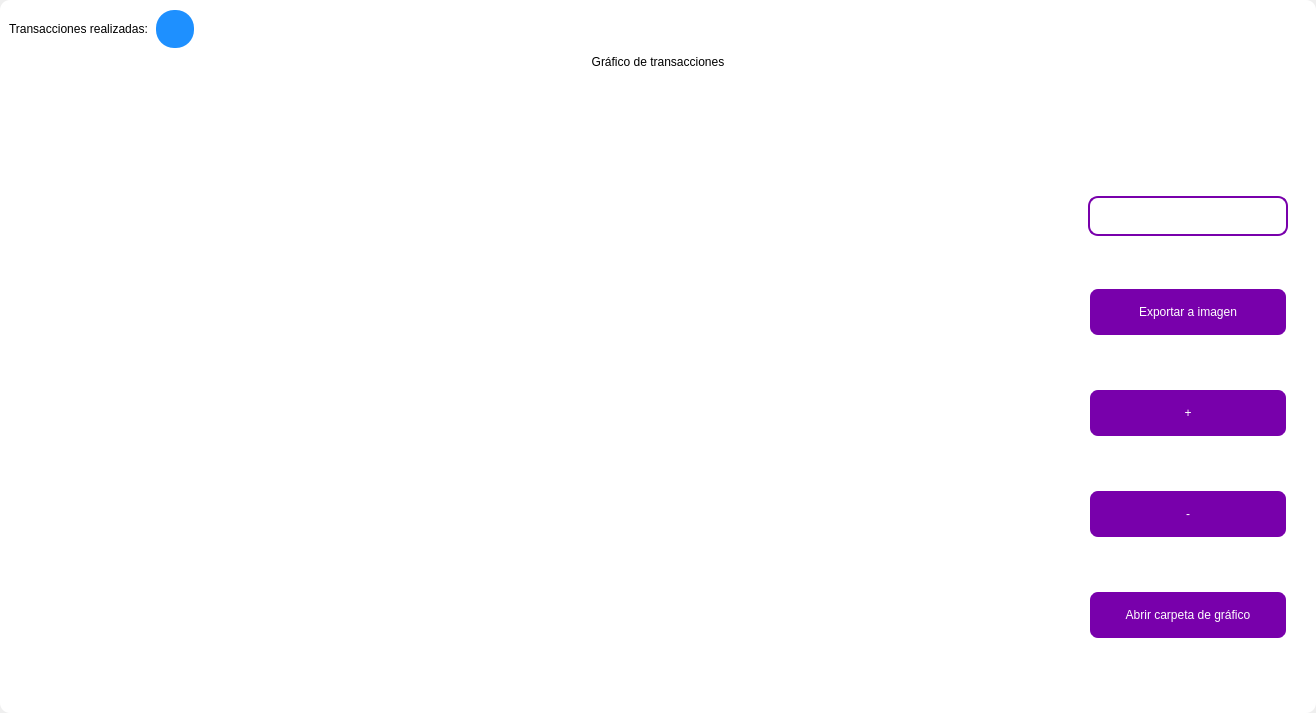
<?xml version="1.0" encoding="UTF-8"?>
<ui version="4.0">
 <class>MainWindow</class>
 <widget class="QMainWindow" name="MainWindow">
  <property name="geometry">
   <rect>
    <x>0</x>
    <y>0</y>
    <width>1316</width>
    <height>713</height>
   </rect>
  </property>
  <property name="windowTitle">
   <string>MainWindow</string>
  </property>
  <property name="styleSheet">
   <string notr="true"/>
  </property>
  <widget class="QWidget" name="centralwidget">
   <property name="styleSheet">
    <string notr="true"/>
   </property>
   <layout class="QVBoxLayout" name="verticalLayout">
    <property name="spacing">
     <number>0</number>
    </property>
    <property name="leftMargin">
     <number>0</number>
    </property>
    <property name="topMargin">
     <number>0</number>
    </property>
    <property name="rightMargin">
     <number>0</number>
    </property>
    <property name="bottomMargin">
     <number>0</number>
    </property>
    <item>
     <widget class="QFrame" name="frame">
      <property name="enabled">
       <bool>true</bool>
      </property>
      <property name="styleSheet">
       <string notr="true">
QFrame {
border-radius:10px;
	background-color: rgb(255, 255, 255);
 }
</string>
      </property>
      <property name="frameShape">
       <enum>QFrame::StyledPanel</enum>
      </property>
      <property name="frameShadow">
       <enum>QFrame::Raised</enum>
      </property>
      <layout class="QVBoxLayout" name="verticalLayout_2">
       <item>
        <widget class="QFrame" name="frame_superior">
         <property name="minimumSize">
          <size>
           <width>0</width>
           <height>40</height>
          </size>
         </property>
         <property name="maximumSize">
          <size>
           <width>16777215</width>
           <height>40</height>
          </size>
         </property>
         <property name="styleSheet">
          <string notr="true">QPushButton{
border-radius:18px;
}

QPushButton:hover{
	background-color: rgb(0, 0, 0);
}
</string>
         </property>
         <property name="frameShape">
          <enum>QFrame::StyledPanel</enum>
         </property>
         <property name="frameShadow">
          <enum>QFrame::Raised</enum>
         </property>
         <layout class="QHBoxLayout" name="horizontalLayout_3">
          <property name="spacing">
           <number>4</number>
          </property>
          <property name="leftMargin">
           <number>0</number>
          </property>
          <property name="topMargin">
           <number>0</number>
          </property>
          <property name="rightMargin">
           <number>0</number>
          </property>
          <property name="bottomMargin">
           <number>0</number>
          </property>
          <item>
           <widget class="QLabel" name="label_3">
            <property name="styleSheet">
             <string notr="true">font: 15pt &quot;MS Shell Dlg 2&quot;;
color: rgb(0, 0, 0);</string>
            </property>
            <property name="text">
             <string>Transacciones realizadas: </string>
            </property>
           </widget>
          </item>
          <item>
           <widget class="QPushButton" name="btn_exit_2">
            <property name="minimumSize">
             <size>
              <width>38</width>
              <height>38</height>
             </size>
            </property>
            <property name="maximumSize">
             <size>
              <width>38</width>
              <height>38</height>
             </size>
            </property>
            <property name="cursor">
             <cursorShape>ArrowCursor</cursorShape>
            </property>
            <property name="styleSheet">
             <string notr="true">background-color: #1E90FF;</string>
            </property>
            <property name="text">
             <string/>
            </property>
            <property name="iconSize">
             <size>
              <width>35</width>
              <height>35</height>
             </size>
            </property>
           </widget>
          </item>
          <item>
           <spacer name="horizontalSpacer_2">
            <property name="orientation">
             <enum>Qt::Horizontal</enum>
            </property>
            <property name="sizeHint" stdset="0">
             <size>
              <width>443</width>
              <height>20</height>
             </size>
            </property>
           </spacer>
          </item>
          <item>
           <widget class="QPushButton" name="btn_exit">
            <property name="minimumSize">
             <size>
              <width>38</width>
              <height>38</height>
             </size>
            </property>
            <property name="maximumSize">
             <size>
              <width>38</width>
              <height>38</height>
             </size>
            </property>
            <property name="cursor">
             <cursorShape>PointingHandCursor</cursorShape>
            </property>
            <property name="text">
             <string/>
            </property>
            <property name="iconSize">
             <size>
              <width>35</width>
              <height>35</height>
             </size>
            </property>
           </widget>
          </item>
          <item>
           <widget class="QPushButton" name="bt_minimizar">
            <property name="minimumSize">
             <size>
              <width>38</width>
              <height>38</height>
             </size>
            </property>
            <property name="maximumSize">
             <size>
              <width>38</width>
              <height>38</height>
             </size>
            </property>
            <property name="cursor">
             <cursorShape>PointingHandCursor</cursorShape>
            </property>
            <property name="text">
             <string/>
            </property>
            <property name="icon">
             <iconset>
              <normaloff>image/minus.svg</normaloff>image/minus.svg</iconset>
            </property>
            <property name="iconSize">
             <size>
              <width>38</width>
              <height>38</height>
             </size>
            </property>
           </widget>
          </item>
          <item>
           <widget class="QPushButton" name="bt_maximizar">
            <property name="minimumSize">
             <size>
              <width>38</width>
              <height>38</height>
             </size>
            </property>
            <property name="maximumSize">
             <size>
              <width>38</width>
              <height>38</height>
             </size>
            </property>
            <property name="cursor">
             <cursorShape>PointingHandCursor</cursorShape>
            </property>
            <property name="text">
             <string/>
            </property>
            <property name="icon">
             <iconset>
              <normaloff>image/chevron-up.svg</normaloff>image/chevron-up.svg</iconset>
            </property>
            <property name="iconSize">
             <size>
              <width>38</width>
              <height>38</height>
             </size>
            </property>
           </widget>
          </item>
          <item>
           <widget class="QPushButton" name="bt_restaurar">
            <property name="minimumSize">
             <size>
              <width>38</width>
              <height>38</height>
             </size>
            </property>
            <property name="maximumSize">
             <size>
              <width>38</width>
              <height>38</height>
             </size>
            </property>
            <property name="cursor">
             <cursorShape>PointingHandCursor</cursorShape>
            </property>
            <property name="text">
             <string/>
            </property>
            <property name="icon">
             <iconset>
              <normaloff>image/chevron-down.svg</normaloff>image/chevron-down.svg</iconset>
            </property>
            <property name="iconSize">
             <size>
              <width>38</width>
              <height>38</height>
             </size>
            </property>
           </widget>
          </item>
          <item>
           <widget class="QPushButton" name="bt_cerrar">
            <property name="minimumSize">
             <size>
              <width>38</width>
              <height>38</height>
             </size>
            </property>
            <property name="maximumSize">
             <size>
              <width>38</width>
              <height>38</height>
             </size>
            </property>
            <property name="cursor">
             <cursorShape>PointingHandCursor</cursorShape>
            </property>
            <property name="text">
             <string/>
            </property>
            <property name="icon">
             <iconset>
              <normaloff>image/x.svg</normaloff>image/x.svg</iconset>
            </property>
            <property name="iconSize">
             <size>
              <width>38</width>
              <height>38</height>
             </size>
            </property>
           </widget>
          </item>
         </layout>
        </widget>
       </item>
       <item>
        <widget class="QLabel" name="label">
         <property name="styleSheet">
          <string notr="true">font: 30pt &quot;MS Shell Dlg 2&quot;;
color: rgb(0, 0, 0);</string>
         </property>
         <property name="text">
          <string>Gráfico de transacciones</string>
         </property>
         <property name="alignment">
          <set>Qt::AlignCenter</set>
         </property>
        </widget>
       </item>
       <item>
        <widget class="QFrame" name="frame_3">
         <property name="minimumSize">
          <size>
           <width>0</width>
           <height>0</height>
          </size>
         </property>
         <property name="frameShape">
          <enum>QFrame::StyledPanel</enum>
         </property>
         <property name="frameShadow">
          <enum>QFrame::Raised</enum>
         </property>
         <layout class="QHBoxLayout" name="horizontalLayout_4">
          <property name="leftMargin">
           <number>9</number>
          </property>
          <property name="topMargin">
           <number>9</number>
          </property>
          <property name="rightMargin">
           <number>9</number>
          </property>
          <item>
           <widget class="QGraphicsView" name="graphics_view">
            <property name="dragMode">
             <enum>QGraphicsView::NoDrag</enum>
            </property>
            <property name="transformationAnchor">
             <enum>QGraphicsView::NoAnchor</enum>
            </property>
           </widget>
          </item>
          <item>
           <layout class="QVBoxLayout" name="verticalLayout_4">
            <property name="spacing">
             <number>10</number>
            </property>
            <property name="sizeConstraint">
             <enum>QLayout::SetDefaultConstraint</enum>
            </property>
            <property name="leftMargin">
             <number>10</number>
            </property>
            <property name="topMargin">
             <number>10</number>
            </property>
            <property name="rightMargin">
             <number>10</number>
            </property>
            <property name="bottomMargin">
             <number>10</number>
            </property>
            <item>
             <widget class="QLabel" name="label_2">
              <property name="minimumSize">
               <size>
                <width>10</width>
                <height>10</height>
               </size>
              </property>
              <property name="maximumSize">
               <size>
                <width>500</width>
                <height>10</height>
               </size>
              </property>
              <property name="styleSheet">
               <string notr="true">color: rgb(255, 255, 255);
font: 10pt &quot;MS Shell Dlg 2&quot;;</string>
              </property>
              <property name="text">
               <string>Ingresar nombre de la imagen</string>
              </property>
             </widget>
            </item>
            <item>
             <widget class="QLineEdit" name="name_imagetxt">
              <property name="sizePolicy">
               <sizepolicy hsizetype="Fixed" vsizetype="Fixed">
                <horstretch>0</horstretch>
                <verstretch>0</verstretch>
               </sizepolicy>
              </property>
              <property name="minimumSize">
               <size>
                <width>200</width>
                <height>35</height>
               </size>
              </property>
              <property name="maximumSize">
               <size>
                <width>150</width>
                <height>40</height>
               </size>
              </property>
              <property name="styleSheet">
               <string notr="true">QLabel {
	color: rgb(255, 255, 254);
	font: 12pt &quot;Arial&quot;;
	background-color: rgba(0, 0, 0,0);
}

QTextEdit{
background-color: rgba(0, 0, 0,0);
border-radius:10px; 
font: 12pt &quot;Arial&quot;;
color: rgb(255, 255, 254);
border: 2px solid  rgb(255, 255, 255);

}

QTextEdit:hover{
background-color: rgba(0, 0, 0,0);
border-radius:10px; 
font: 12pt &quot;Arial&quot;;
border: 2px solid  rgb(120, 0, 171);
}

QTextEdit:focus{
background-color: rgb(0, 0, 0);
border-radius:10px; 
font: 12pt &quot;Arial&quot;;
border: 2px solid rgb(120, 0, 171);
}

QLineEdit{
background-color: rgba(0, 0, 0,0);
border-radius:10px; 
font: 12pt &quot;Arial&quot;;
color: rgb(255, 255, 254);
border: 2px solid  rgb(120, 0, 171);
}

QLineEdit:hover{
background-color: rgba(0, 0, 0,0);
border-radius:10px; 
font: 12pt &quot;Arial&quot;;
border: 2px solid  rgb(120, 0, 171);
}

QLineEdit:focus{
background-color: rgb(0, 0, 0);
border-radius:10px; 
font: 12pt &quot;Arial&quot;;
border: 2px solid rgb(120, 0, 171);
}

QCheckBox{
	font: 12pt &quot;Arial&quot;;
	color: rgb(255, 255, 255);
}

QCheckBox::indicator {
    width: 18px;
    height:18px;
}

QCheckBox::indicator:unchecked {
   background-image: url(image/square.svg);
}

QCheckBox::indicator:checked {
   background-image: url(image/check-square.svg);
}

QPushButton{
border-radius:10px; 
font: 12pt &quot;Arial&quot;;
color: rgb(255, 255, 254);
border: 2px solid #ffffff;
}

QPushButton:hover{
border-radius:10px; 
font: 12pt &quot;Arial&quot;;
color: rgb(255, 255, 255);
border: 2px solid rgb(120, 0, 171);
	background-color: rgb(120, 0, 171);
}
</string>
              </property>
              <property name="alignment">
               <set>Qt::AlignLeading|Qt::AlignLeft|Qt::AlignVCenter</set>
              </property>
             </widget>
            </item>
            <item>
             <widget class="QPushButton" name="btn_export_image">
              <property name="minimumSize">
               <size>
                <width>50</width>
                <height>40</height>
               </size>
              </property>
              <property name="maximumSize">
               <size>
                <width>300</width>
                <height>50</height>
               </size>
              </property>
              <property name="cursor">
               <cursorShape>PointingHandCursor</cursorShape>
              </property>
              <property name="styleSheet">
               <string notr="true">QPushButton{
border-radius:10px; 
font: 12pt &quot;Arial&quot;;
color: rgb(255, 255, 254);
border: 2px solid #ffffff;
	background-color: rgb(120, 0, 171);
}

QPushButton:hover{
border-radius:10px; 
font: 12pt &quot;Arial&quot;;
color: rgb(255, 255, 255);
border: 2px solid rgb(120, 0, 171);
	background-color: rgb(120, 0, 171);
}</string>
              </property>
              <property name="text">
               <string>Exportar a imagen</string>
              </property>
              <property name="iconSize">
               <size>
                <width>35</width>
                <height>35</height>
               </size>
              </property>
             </widget>
            </item>
            <item>
             <widget class="QPushButton" name="zoom_in_button">
              <property name="minimumSize">
               <size>
                <width>0</width>
                <height>40</height>
               </size>
              </property>
              <property name="maximumSize">
               <size>
                <width>300</width>
                <height>50</height>
               </size>
              </property>
              <property name="cursor">
               <cursorShape>PointingHandCursor</cursorShape>
              </property>
              <property name="styleSheet">
               <string notr="true">QPushButton{
border-radius:10px; 
font: 12pt &quot;Arial&quot;;
color: rgb(255, 255, 254);
border: 2px solid #ffffff;
	background-color: rgb(120, 0, 171);
}

QPushButton:hover{
border-radius:10px; 
font: 12pt &quot;Arial&quot;;
color: rgb(255, 255, 255);
border: 2px solid rgb(120, 0, 171);
	background-color: rgb(120, 0, 171);
}</string>
              </property>
              <property name="text">
               <string>+</string>
              </property>
              <property name="iconSize">
               <size>
                <width>35</width>
                <height>35</height>
               </size>
              </property>
             </widget>
            </item>
            <item>
             <widget class="QPushButton" name="zoom_out_button">
              <property name="minimumSize">
               <size>
                <width>0</width>
                <height>40</height>
               </size>
              </property>
              <property name="maximumSize">
               <size>
                <width>300</width>
                <height>50</height>
               </size>
              </property>
              <property name="cursor">
               <cursorShape>PointingHandCursor</cursorShape>
              </property>
              <property name="styleSheet">
               <string notr="true">QPushButton{
border-radius:10px; 
font: 12pt &quot;Arial&quot;;
color: rgb(255, 255, 254);
border: 2px solid #ffffff;
	background-color: rgb(120, 0, 171);
}

QPushButton:hover{
border-radius:10px; 
font: 12pt &quot;Arial&quot;;
color: rgb(255, 255, 255);
border: 2px solid rgb(120, 0, 171);
	background-color: rgb(120, 0, 171);
}</string>
              </property>
              <property name="text">
               <string>-</string>
              </property>
              <property name="iconSize">
               <size>
                <width>35</width>
                <height>35</height>
               </size>
              </property>
             </widget>
            </item>
            <item>
             <widget class="QPushButton" name="open_explore_file">
              <property name="minimumSize">
               <size>
                <width>0</width>
                <height>40</height>
               </size>
              </property>
              <property name="maximumSize">
               <size>
                <width>300</width>
                <height>50</height>
               </size>
              </property>
              <property name="cursor">
               <cursorShape>PointingHandCursor</cursorShape>
              </property>
              <property name="styleSheet">
               <string notr="true">QPushButton{
border-radius:10px; 
font: 12pt &quot;Arial&quot;;
color: rgb(255, 255, 254);
border: 2px solid #ffffff;
	background-color: rgb(120, 0, 171);
}

QPushButton:hover{
border-radius:10px; 
font: 12pt &quot;Arial&quot;;
color: rgb(255, 255, 255);
border: 2px solid rgb(120, 0, 171);
	background-color: rgb(120, 0, 171);
}</string>
              </property>
              <property name="text">
               <string>Abrir carpeta de gráfico</string>
              </property>
              <property name="iconSize">
               <size>
                <width>35</width>
                <height>35</height>
               </size>
              </property>
             </widget>
            </item>
           </layout>
          </item>
         </layout>
        </widget>
       </item>
      </layout>
     </widget>
    </item>
   </layout>
  </widget>
 </widget>
 <resources/>
 <connections/>
</ui>
